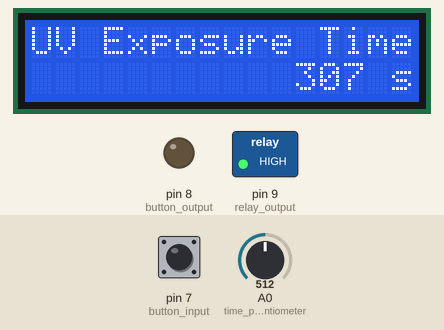
A sketch run on a simulated Arduino Uno, built with avr-gcc and run on an emulated ATmega328P. Shown: 16×2 character LCD, switched loads named in the sketch (green lamp = pin HIGH), output pins drawn as LEDs (lit = HIGH). The test bench sets the inputs (shaded band); at power-on: pin 7 (button_input) HIGH, A0 (time_potentiometer) = 512.

Above: at 1.2 s.
1.3 s: pin 7 (button_input) pulled LOW for 0.15 s
At 2.0 s:
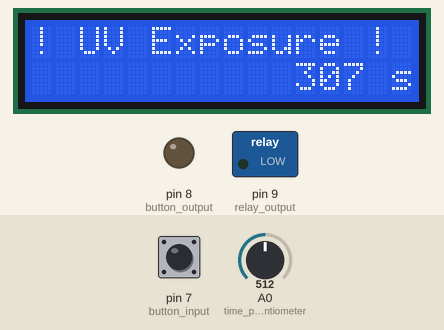
At 2.8 s:
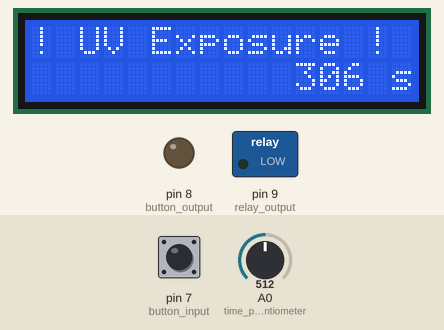
Timing chart, 0 to 4.3 s (numbered marks = the images above; inputs shaded):
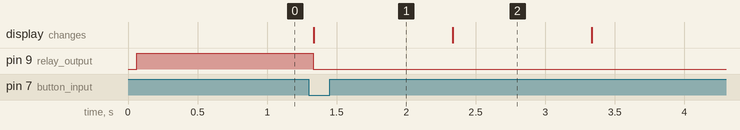

Measured:
- after the input at 1.3 s, pin 9 (relay_output): HIGH → LOW at once; the display: changes at once (image 1)
- what the display in image 2 shows lasts 1.0 s, from 2.3 s to 3.3 s

The sketch:

insoleuse.ino
```cpp
#include <avr/pgmspace.h>
#include <LiquidCrystal.h>

const uint8_t relay_output                = 9;
const uint8_t button_output               = 8;
const uint8_t button_input                = 7;
const uint8_t time_potentiometer          = A0;
const PROGMEM char set_time_string[]      = "UV Exposure Time";
const PROGMEM char exposure_string[]      = "! UV Exposure !";

LiquidCrystal lcd(12, 11, 5, 4, 3, 2);
uint16_t timer = 0;

void setup() {
  // put your setup code here, to run once:
  lcd.begin(16, 2);
  pinMode(relay_output, OUTPUT);
  digitalWrite(relay_output, HIGH);
  pinMode(button_input, INPUT_PULLUP);
  pinMode(button_output, OUTPUT);
  digitalWrite(button_output, LOW);
}

void update_timer() {
  timer = analogRead(time_potentiometer) * .6;
}

void progmem_lcd_print(const char *str) {
  char c = 0;
  while ((c = (char)pgm_read_byte(str++)))
    lcd.print(c);
}

void print_remaining_time() {
  lcd.setCursor(11, 1);
  lcd.print(timer);
  lcd.setCursor(15, 1);
  lcd.print("s");
}

void do_exposure() {
  lcd.setCursor(0, 0);
  progmem_lcd_print(exposure_string);
  //lcd.print(exposure_string);
  digitalWrite(relay_output, LOW);
  while (timer) {
    print_remaining_time();
    timer--;
    delay(1000);
  }
  digitalWrite(relay_output, HIGH);
}

void print_exposure_settings() {
  lcd.setCursor(0, 0);
  progmem_lcd_print(set_time_string);
  //lcd.print(set_time_string);
  print_remaining_time();
}

void loop() {
  // put your main code here, to run repeatedly:
  lcd.clear();
  update_timer();
  if (digitalRead(button_input) == LOW)
    do_exposure();
  else
    print_exposure_settings();
  delay(100);
}
```
